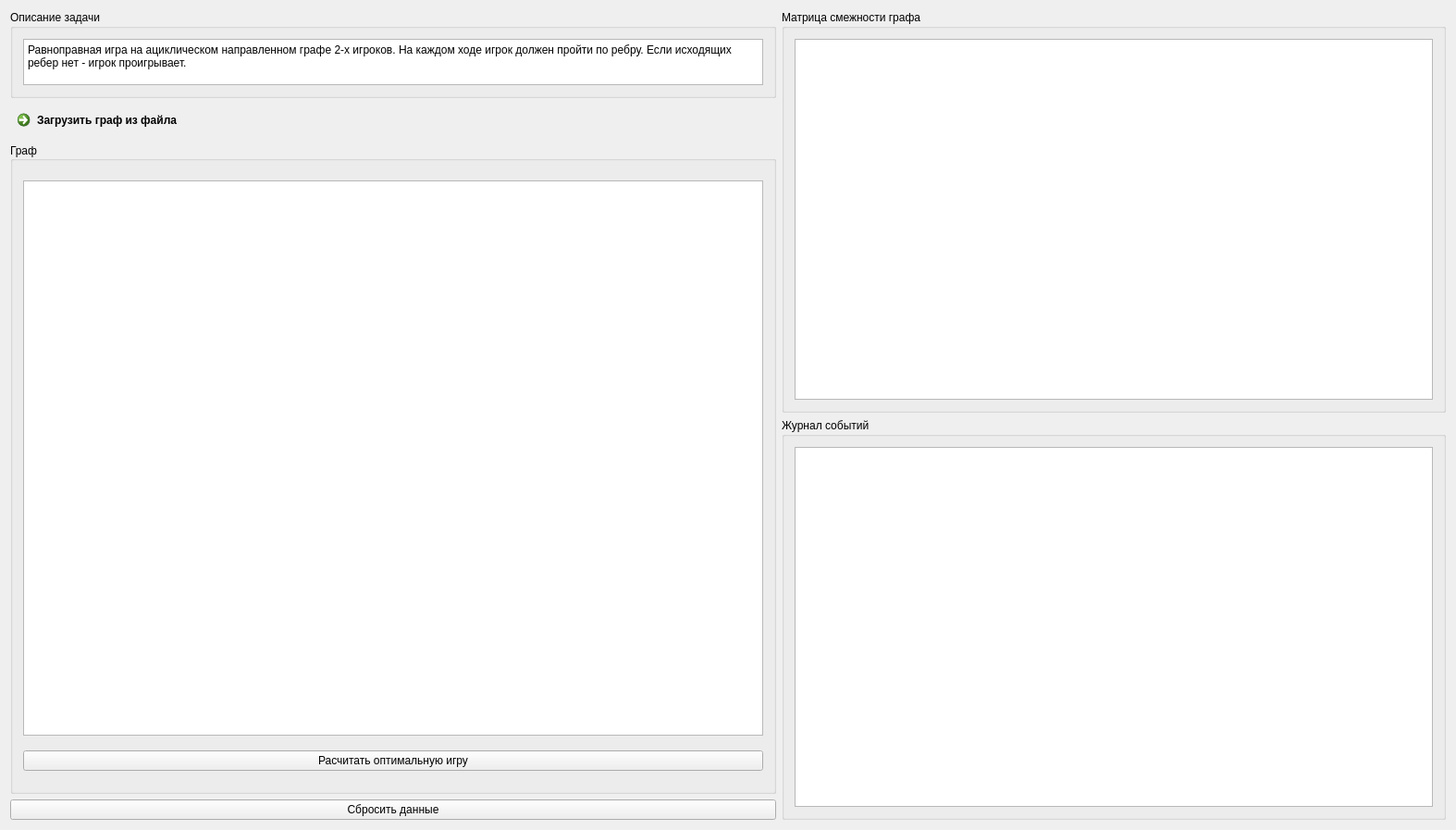
<?xml version="1.0" encoding="UTF-8"?>
<ui version="4.0">
 <class>Nim</class>
 <widget class="QWidget" name="Nim">
  <property name="geometry">
   <rect>
    <x>0</x>
    <y>0</y>
    <width>1574</width>
    <height>897</height>
   </rect>
  </property>
  <property name="windowTitle">
   <string>Nim</string>
  </property>
  <layout class="QHBoxLayout" name="horizontalLayout">
   <item>
    <layout class="QVBoxLayout" name="verticalLayout_2">
     <item>
      <widget class="QGroupBox" name="descrBox">
       <property name="sizePolicy">
        <sizepolicy hsizetype="Preferred" vsizetype="Minimum">
         <horstretch>0</horstretch>
         <verstretch>0</verstretch>
        </sizepolicy>
       </property>
       <property name="title">
        <string>Описание задачи</string>
       </property>
       <layout class="QVBoxLayout" name="verticalLayout_6">
        <item>
         <widget class="QPlainTextEdit" name="plainTextEdit">
          <property name="enabled">
           <bool>true</bool>
          </property>
          <property name="sizePolicy">
           <sizepolicy hsizetype="Expanding" vsizetype="Preferred">
            <horstretch>0</horstretch>
            <verstretch>0</verstretch>
           </sizepolicy>
          </property>
          <property name="maximumSize">
           <size>
            <width>16777215</width>
            <height>50</height>
           </size>
          </property>
          <property name="readOnly">
           <bool>true</bool>
          </property>
          <property name="plainText">
           <string>Равноправная игра на ациклическом направленном графе 2-х игроков. На каждом ходе игрок должен пройти по ребру. Если исходящих ребер нет - игрок проигрывает.</string>
          </property>
         </widget>
        </item>
       </layout>
      </widget>
     </item>
     <item>
      <widget class="QCommandLinkButton" name="loadGraphButton">
       <property name="sizePolicy">
        <sizepolicy hsizetype="Preferred" vsizetype="Minimum">
         <horstretch>0</horstretch>
         <verstretch>0</verstretch>
        </sizepolicy>
       </property>
       <property name="text">
        <string>Загрузить граф из файла</string>
       </property>
      </widget>
     </item>
     <item>
      <widget class="QGroupBox" name="graphGroupBox">
       <property name="sizePolicy">
        <sizepolicy hsizetype="Preferred" vsizetype="Expanding">
         <horstretch>0</horstretch>
         <verstretch>0</verstretch>
        </sizepolicy>
       </property>
       <property name="title">
        <string>Граф</string>
       </property>
       <property name="alignment">
        <set>Qt::AlignLeading|Qt::AlignLeft|Qt::AlignVCenter</set>
       </property>
       <layout class="QVBoxLayout" name="verticalLayout">
        <item>
         <widget class="QGraphicsView" name="graphView">
          <property name="sizePolicy">
           <sizepolicy hsizetype="Fixed" vsizetype="Fixed">
            <horstretch>0</horstretch>
            <verstretch>0</verstretch>
           </sizepolicy>
          </property>
          <property name="minimumSize">
           <size>
            <width>800</width>
            <height>600</height>
           </size>
          </property>
          <property name="verticalScrollBarPolicy">
           <enum>Qt::ScrollBarAlwaysOff</enum>
          </property>
          <property name="horizontalScrollBarPolicy">
           <enum>Qt::ScrollBarAlwaysOff</enum>
          </property>
          <property name="interactive">
           <bool>true</bool>
          </property>
          <property name="renderHints">
           <set>QPainter::Antialiasing|QPainter::HighQualityAntialiasing|QPainter::TextAntialiasing</set>
          </property>
          <property name="dragMode">
           <enum>QGraphicsView::NoDrag</enum>
          </property>
         </widget>
        </item>
        <item>
         <widget class="QPushButton" name="calcButton">
          <property name="text">
           <string>Расчитать оптимальную игру</string>
          </property>
         </widget>
        </item>
       </layout>
      </widget>
     </item>
     <item>
      <widget class="QPushButton" name="resetButton">
       <property name="text">
        <string>Сбросить данные</string>
       </property>
      </widget>
     </item>
    </layout>
   </item>
   <item>
    <layout class="QVBoxLayout" name="verticalLayout_3">
     <item>
      <widget class="QGroupBox" name="adjacencyMatrixBox">
       <property name="title">
        <string>Матрица смежности графа</string>
       </property>
       <layout class="QVBoxLayout" name="verticalLayout_5">
        <item>
         <widget class="QTableWidget" name="adjacencyMatrix">
          <property name="editTriggers">
           <set>QAbstractItemView::NoEditTriggers</set>
          </property>
          <property name="selectionMode">
           <enum>QAbstractItemView::NoSelection</enum>
          </property>
          <attribute name="horizontalHeaderVisible">
           <bool>false</bool>
          </attribute>
          <attribute name="horizontalHeaderDefaultSectionSize">
           <number>41</number>
          </attribute>
          <attribute name="horizontalHeaderMinimumSectionSize">
           <number>22</number>
          </attribute>
          <attribute name="verticalHeaderVisible">
           <bool>false</bool>
          </attribute>
         </widget>
        </item>
       </layout>
      </widget>
     </item>
     <item>
      <widget class="QGroupBox" name="logsBox">
       <property name="title">
        <string>Журнал событий</string>
       </property>
       <layout class="QVBoxLayout" name="verticalLayout_4">
        <item>
         <widget class="QTextBrowser" name="logsTextBrowser"/>
        </item>
       </layout>
      </widget>
     </item>
    </layout>
   </item>
  </layout>
 </widget>
 <layoutdefault spacing="6" margin="11"/>
 <resources/>
 <connections/>
</ui>
